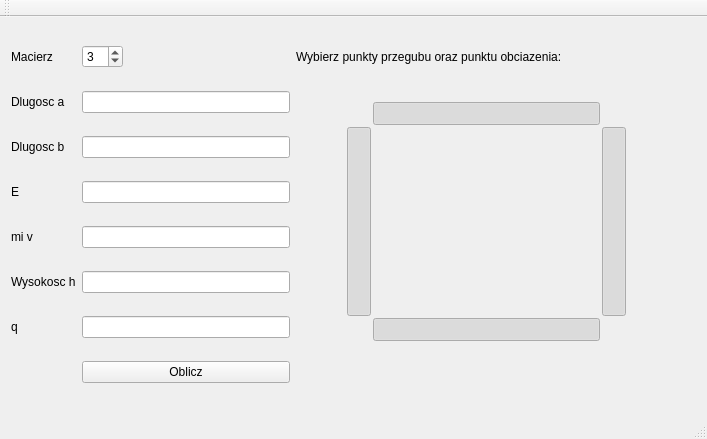
<?xml version="1.0" encoding="UTF-8"?>
<ui version="4.0">
 <class>MainWindow</class>
 <widget class="QMainWindow" name="MainWindow">
  <property name="geometry">
   <rect>
    <x>0</x>
    <y>0</y>
    <width>707</width>
    <height>439</height>
   </rect>
  </property>
  <property name="windowTitle">
   <string>MainWindow</string>
  </property>
  <widget class="QWidget" name="centralWidget">
   <layout class="QGridLayout" name="gridLayout">
    <item row="1" column="0">
     <widget class="QLabel" name="label">
      <property name="layoutDirection">
       <enum>Qt::RightToLeft</enum>
      </property>
      <property name="text">
       <string>Dlugosc a</string>
      </property>
     </widget>
    </item>
    <item row="1" column="1">
     <widget class="QLineEdit" name="line_A"/>
    </item>
    <item row="2" column="0">
     <widget class="QLabel" name="label_2">
      <property name="layoutDirection">
       <enum>Qt::RightToLeft</enum>
      </property>
      <property name="text">
       <string>Dlugosc b</string>
      </property>
     </widget>
    </item>
    <item row="2" column="1">
     <widget class="QLineEdit" name="line_B"/>
    </item>
    <item row="3" column="0">
     <widget class="QLabel" name="label_3">
      <property name="layoutDirection">
       <enum>Qt::RightToLeft</enum>
      </property>
      <property name="text">
       <string>E</string>
      </property>
     </widget>
    </item>
    <item row="3" column="1">
     <widget class="QLineEdit" name="line_E"/>
    </item>
    <item row="4" column="0">
     <widget class="QLabel" name="label_4">
      <property name="layoutDirection">
       <enum>Qt::RightToLeft</enum>
      </property>
      <property name="text">
       <string>mi v</string>
      </property>
     </widget>
    </item>
    <item row="4" column="1">
     <widget class="QLineEdit" name="line_v"/>
    </item>
    <item row="7" column="1">
     <widget class="QPushButton" name="pushButton">
      <property name="text">
       <string>Oblicz</string>
      </property>
     </widget>
    </item>
    <item row="1" column="2" rowspan="7">
     <widget class="QWidget" name="widget" native="true">
      <property name="minimumSize">
       <size>
        <width>400</width>
        <height>0</height>
       </size>
      </property>
      <widget class="QWidget" name="gridLayoutWidget">
       <property name="geometry">
        <rect>
         <x>40</x>
         <y>0</y>
         <width>301</width>
         <height>261</height>
        </rect>
       </property>
       <layout class="QGridLayout" name="gridLayout_2" rowstretch="0,0,0,0">
        <property name="spacing">
         <number>2</number>
        </property>
        <item row="0" column="1" colspan="2">
         <widget class="QToolButton" name="border_top">
          <property name="sizePolicy">
           <sizepolicy hsizetype="Expanding" vsizetype="Fixed">
            <horstretch>0</horstretch>
            <verstretch>0</verstretch>
           </sizepolicy>
          </property>
          <property name="text">
           <string/>
          </property>
          <property name="checkable">
           <bool>true</bool>
          </property>
          <property name="checked">
           <bool>true</bool>
          </property>
         </widget>
        </item>
        <item row="1" column="0" rowspan="2">
         <widget class="QToolButton" name="border_left">
          <property name="sizePolicy">
           <sizepolicy hsizetype="Fixed" vsizetype="Expanding">
            <horstretch>0</horstretch>
            <verstretch>0</verstretch>
           </sizepolicy>
          </property>
          <property name="text">
           <string/>
          </property>
          <property name="checkable">
           <bool>true</bool>
          </property>
          <property name="checked">
           <bool>true</bool>
          </property>
         </widget>
        </item>
        <item row="3" column="1" colspan="2">
         <widget class="QToolButton" name="border_bottom">
          <property name="sizePolicy">
           <sizepolicy hsizetype="Expanding" vsizetype="Maximum">
            <horstretch>0</horstretch>
            <verstretch>0</verstretch>
           </sizepolicy>
          </property>
          <property name="text">
           <string/>
          </property>
          <property name="checkable">
           <bool>true</bool>
          </property>
          <property name="checked">
           <bool>true</bool>
          </property>
         </widget>
        </item>
        <item row="1" column="3" rowspan="2">
         <widget class="QToolButton" name="border_right">
          <property name="sizePolicy">
           <sizepolicy hsizetype="Fixed" vsizetype="Expanding">
            <horstretch>0</horstretch>
            <verstretch>0</verstretch>
           </sizepolicy>
          </property>
          <property name="text">
           <string/>
          </property>
          <property name="checkable">
           <bool>true</bool>
          </property>
          <property name="checked">
           <bool>true</bool>
          </property>
         </widget>
        </item>
       </layout>
      </widget>
     </widget>
    </item>
    <item row="0" column="1">
     <widget class="QSpinBox" name="spinBox">
      <property name="sizePolicy">
       <sizepolicy hsizetype="Fixed" vsizetype="Fixed">
        <horstretch>0</horstretch>
        <verstretch>0</verstretch>
       </sizepolicy>
      </property>
      <property name="minimum">
       <number>2</number>
      </property>
      <property name="maximum">
       <number>10</number>
      </property>
      <property name="value">
       <number>3</number>
      </property>
     </widget>
    </item>
    <item row="0" column="0">
     <widget class="QLabel" name="label_5">
      <property name="text">
       <string>Macierz</string>
      </property>
     </widget>
    </item>
    <item row="5" column="1">
     <widget class="QLineEdit" name="line_h"/>
    </item>
    <item row="5" column="0">
     <widget class="QLabel" name="label_6">
      <property name="layoutDirection">
       <enum>Qt::RightToLeft</enum>
      </property>
      <property name="text">
       <string>Wysokosc h</string>
      </property>
     </widget>
    </item>
    <item row="6" column="1">
     <widget class="QLineEdit" name="line_q"/>
    </item>
    <item row="6" column="0">
     <widget class="QLabel" name="label_7">
      <property name="layoutDirection">
       <enum>Qt::RightToLeft</enum>
      </property>
      <property name="text">
       <string>q</string>
      </property>
     </widget>
    </item>
    <item row="0" column="2">
     <widget class="QLabel" name="label_8">
      <property name="text">
       <string>Wybierz punkty przegubu oraz punktu obciazenia:</string>
      </property>
     </widget>
    </item>
   </layout>
  </widget>
  <widget class="QToolBar" name="mainToolBar">
   <attribute name="toolBarArea">
    <enum>TopToolBarArea</enum>
   </attribute>
   <attribute name="toolBarBreak">
    <bool>false</bool>
   </attribute>
  </widget>
  <widget class="QStatusBar" name="statusBar"/>
 </widget>
 <layoutdefault spacing="6" margin="11"/>
 <tabstops>
  <tabstop>spinBox</tabstop>
  <tabstop>line_A</tabstop>
  <tabstop>line_B</tabstop>
  <tabstop>line_E</tabstop>
  <tabstop>line_v</tabstop>
  <tabstop>line_h</tabstop>
  <tabstop>line_q</tabstop>
  <tabstop>pushButton</tabstop>
  <tabstop>border_left</tabstop>
  <tabstop>border_bottom</tabstop>
  <tabstop>border_top</tabstop>
  <tabstop>border_right</tabstop>
 </tabstops>
 <resources/>
 <connections/>
</ui>
